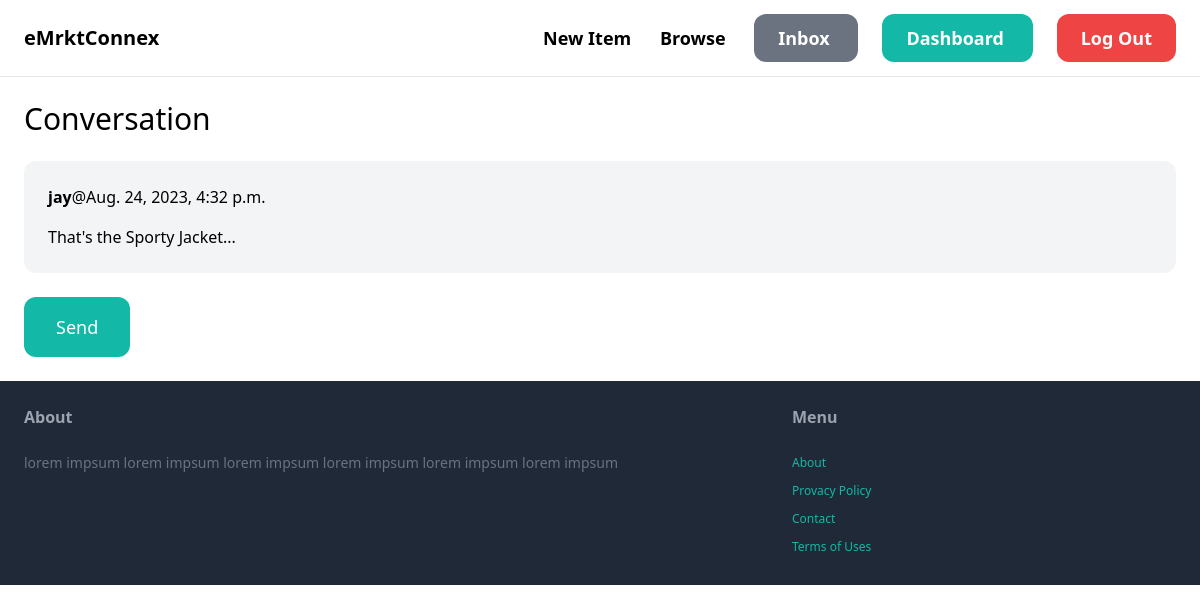
The page /inbox/1/ (signed in) on the database its author committed.
### conversation/models.py (models this page shows)
class ConversationMessage(models.Model):
    conversation = models.ForeignKey(Conversation, related_name='messages', on_delete=models.CASCADE)
    content = models.TextField()
    created_at = models.DateTimeField(auto_now_add=True)
    created_by = models.ForeignKey(User, related_name='created_messages', on_delete=models.CASCADE)

### conversation/views.py (the view)
# urls.py: path('<int:pk>/', views.detail, name='detail'),
@login_required
def detail(request, pk):
    conversation = Conversation.objects.filter(members__in=[request.user.id]).get(pk=pk)
    if request.method == 'POST':
        form = ConversationMessageForm(request.POST)
        if form.is_valid():
            conversation_message = form.save(commit=False)
            conversation_message.conversation = conversation
            conversation_message.created_by = request.user
            conversation_message.save()
            conversation.save()
            return redirect('conversation:detail', pk=pk)
    else:
        form = ConversationMessageForm()
    return render(request, 'conversation/detail.html', {'conversation': conversation, 'form': form})

### conversation/templates/conversation/detail.html (shortened to what this page needs)
{% extends 'core/base.html' %}
{% block content %}
    <h1 class="mb-6 text-3xl"> Conversation </h1>
    <div class="space-y-6">
        {% for message in conversation.messages.all %}
            <div class="p-6 flex {% if message.created_by == request.user %} bg-blue-100 {% else %}bg-gray-100 {% endif %} rounded-xl">
                <div>
                    <p class="mb-4"><strong>{{message.created_by.username}}</strong>@{{message.created_at}}</p>
                    <p> {{message.content}}</p>
                </div>
            </div>
        {% endfor %}
    </div>
    <form method="post" action="." class="mt-6">
        <button class="py-4 px-8 text-lg bg-teal-500 hover:bg-teal-700 rounded-xl text-white"> Send </button>
    </form>
{% endblock content %}

### rows shown on the page
ConversationMessage: created_by.username "jay", created_at "Aug. 24, 2023, 4:32 p.m.", content "That's the Sporty Jacket..."
